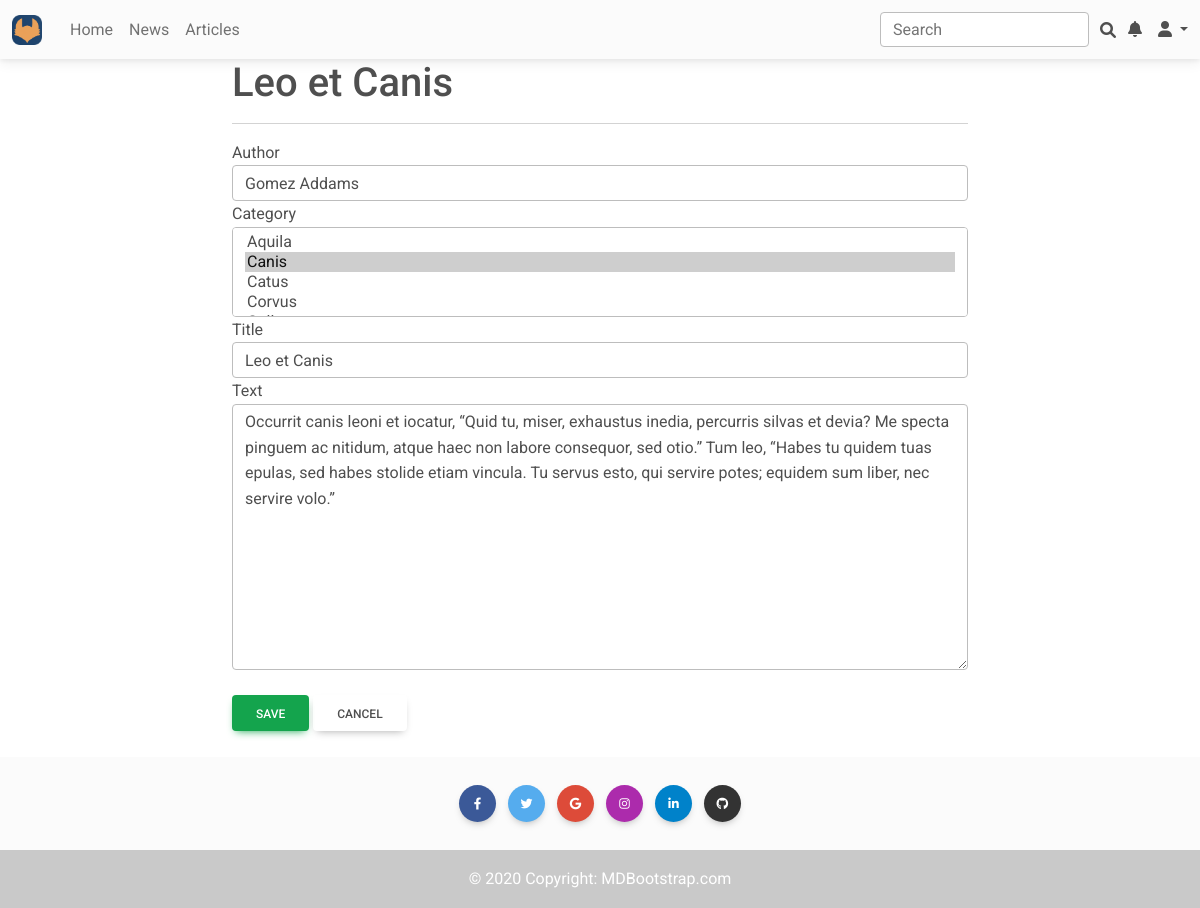
The page /news/7/edit/ (signed in) on the database its author committed.
### news/models.py (models this page shows, shortened)
class Post(models.Model):
    class PostType(models.IntegerChoices):
        ARTICLE = 1
        NEWS = 2
    author = models.ForeignKey(Author, on_delete=models.CASCADE)
    type = models.PositiveSmallIntegerField(choices=PostType.choices, default=PostType.NEWS)
    created = models.DateTimeField(auto_now_add=True)
    category = models.ManyToManyField(Category, through=PostCategory)
    title = models.CharField(max_length=255)
    text = models.TextField()
    rating = models.IntegerField(default=0)

### news/views.py (the view)
# urls.py: path('<int:pk>/edit/', PostUpdate.as_view(), name='post_edit'),
class PostUpdate(LoginRequiredMixin, UpdateView):
    form_class = PostForm
    model = Post
    template_name = 'post_edit.html'

### news/forms.py (shortened to what this page needs)
class PostForm(forms.ModelForm):
    category = forms.ModelMultipleChoiceField(queryset=Category.objects.all().order_by('name'), widget=forms.SelectMultiple)
    class Meta:
        model = Post
        fields = ['author', 'category', 'title', 'text']  # TODO remove author

### news/models.py (called while the page is built)
    def __str__(self):
        return f'{self.user.get_full_name() or self.user}'

    def __str__(self):
        return f'{self.name}'

### templates/post_edit.html (shortened to what this page needs)
{% extends 'flatpages/default.html' %}
{% load widget_tweaks %}
{% block content %}
<h1>
  {% if post.title %}
    {{ post.title }}
  {% else %}
    New post
  {% endif %}
</h1>
<hr>
<form action="" method="post">
    {% for field in form.visible_fields %}
        <div class="form-group">
            <label for="{{ field.id_for_label }}">{{ field.label }}</label>
            {{ field|add_class:'form-control' }}
        </div>
    {% endfor %}
    <br>
    <div class="form-group">
      <button type="submit" class="btn btn-success">
        Save
      </button>
      <a href="{{request.META.HTTP_REFERER|escape}}" class="btn btn-default">Cancel</a>
    </div>
</form>
<br>
{% endblock content %}

### rows shown on the page
Post: title "Leo et Canis", visible_fields "Gomez Addams" "Leo et Canis" "Occurrit canis leoni et iocatur, “Quid tu, miser, exhaustus inedia, percurris silvas et devia? Me specta pinguem ac nitidum, atque haec non labore consequor, sed otio.” Tum leo, “Habes tu quidem tuas epulas, sed habes stolide etiam vincula. Tu servus esto, qui servire potes; equidem sum liber, nec servire volo.”"

### other values the page prints
{{ field.label }} "Author" "Category" "Title" "Text"
